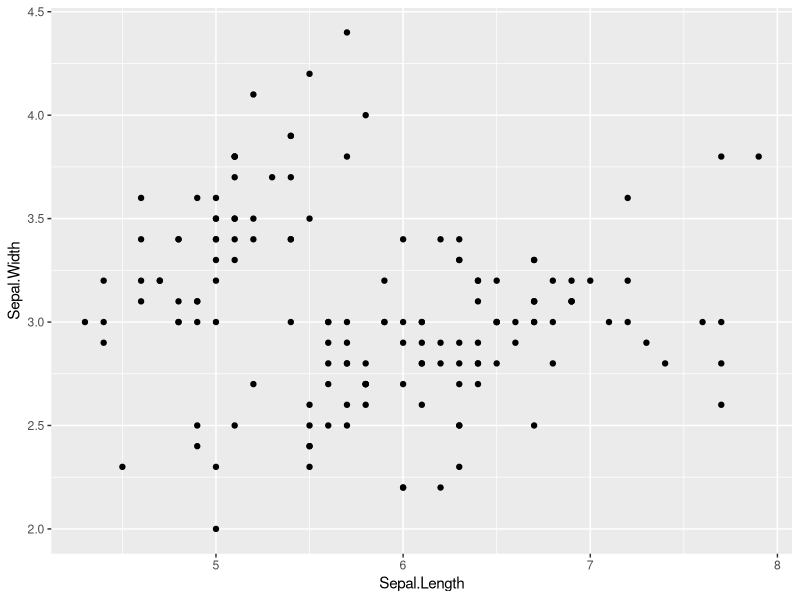
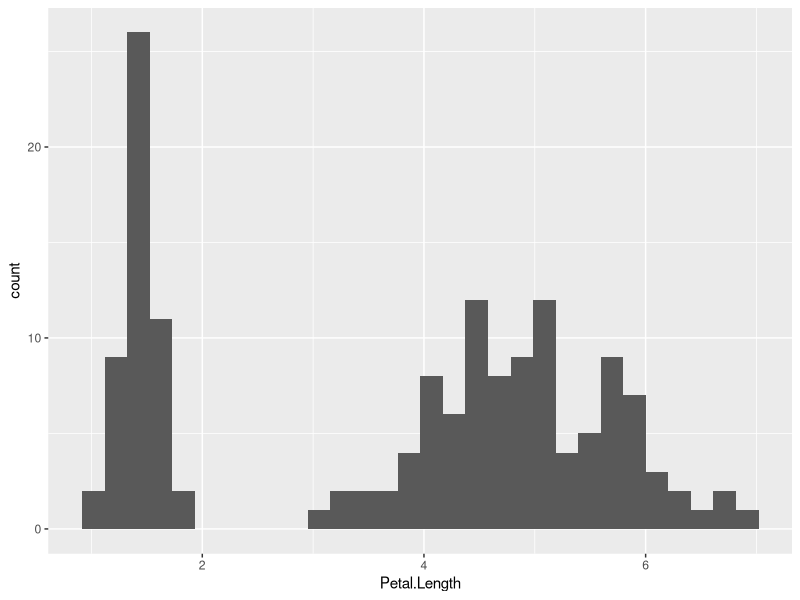
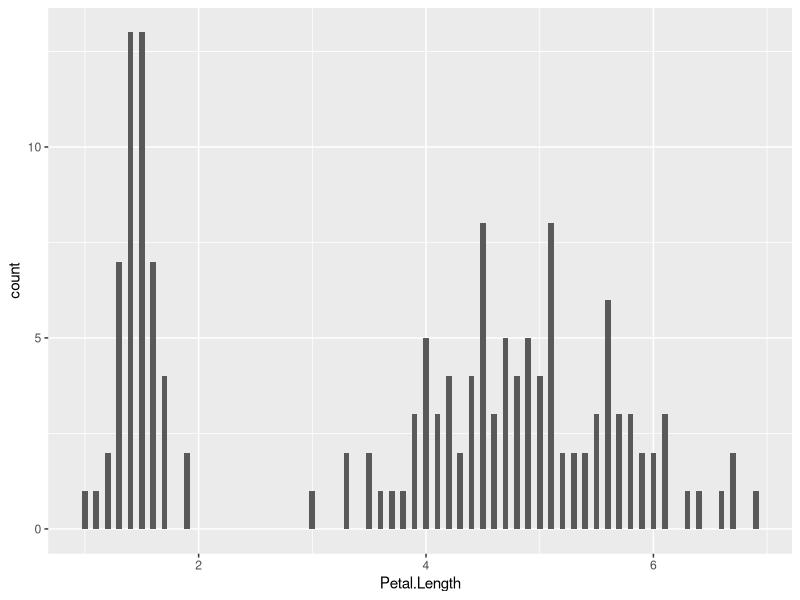
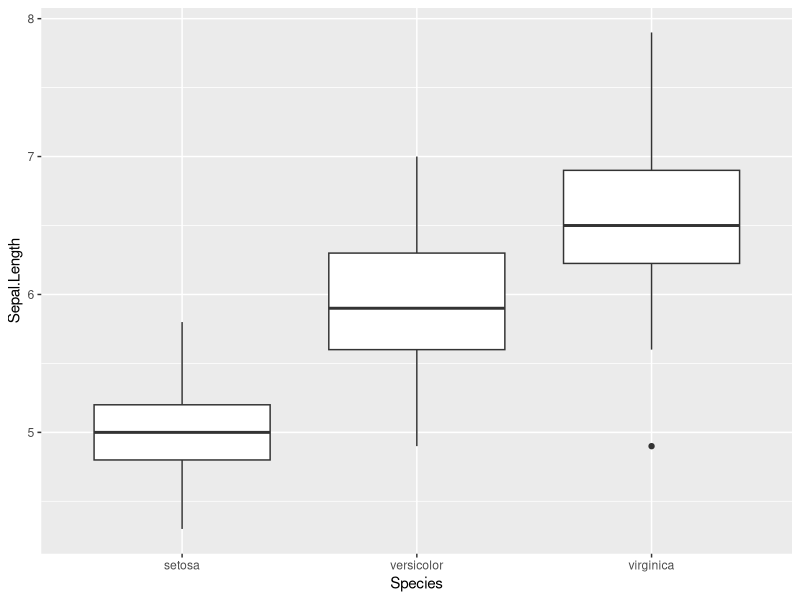
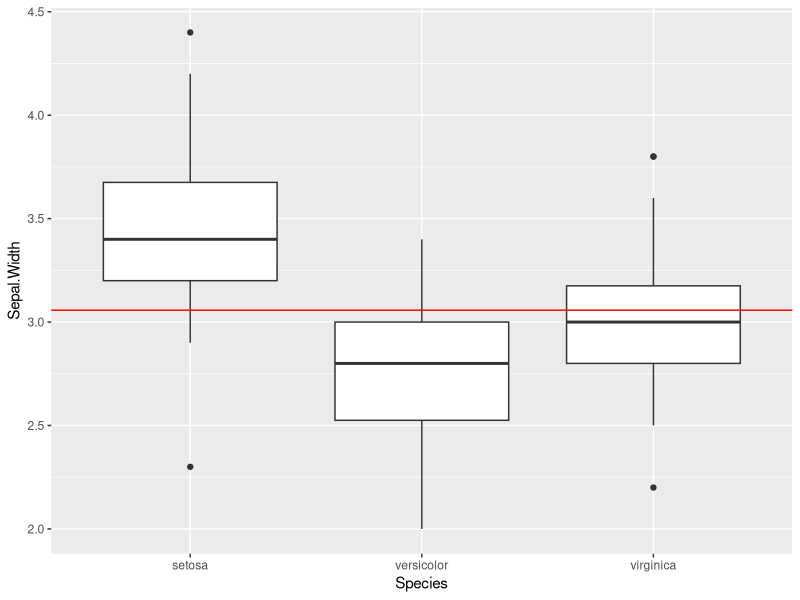
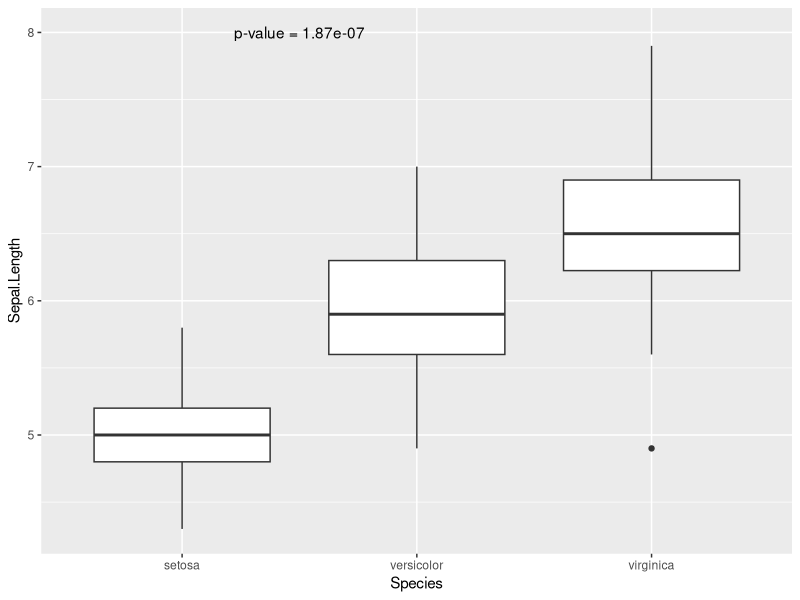
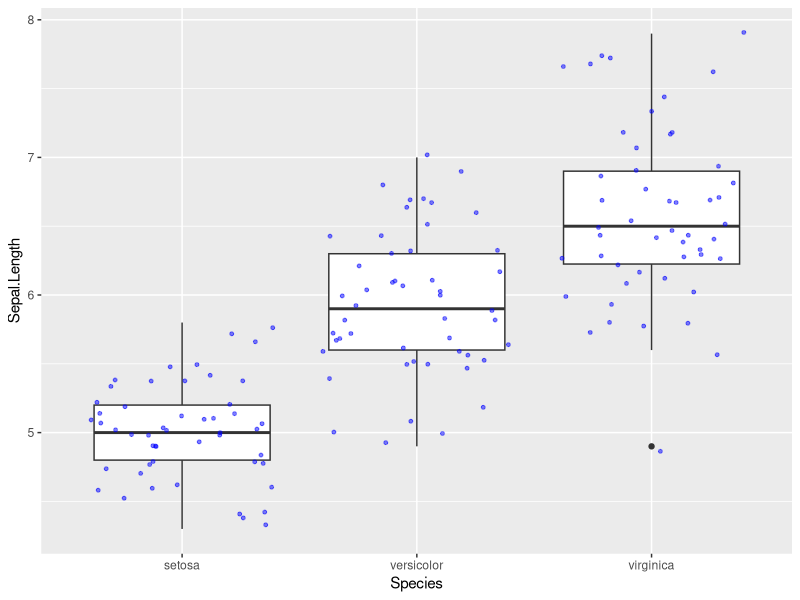
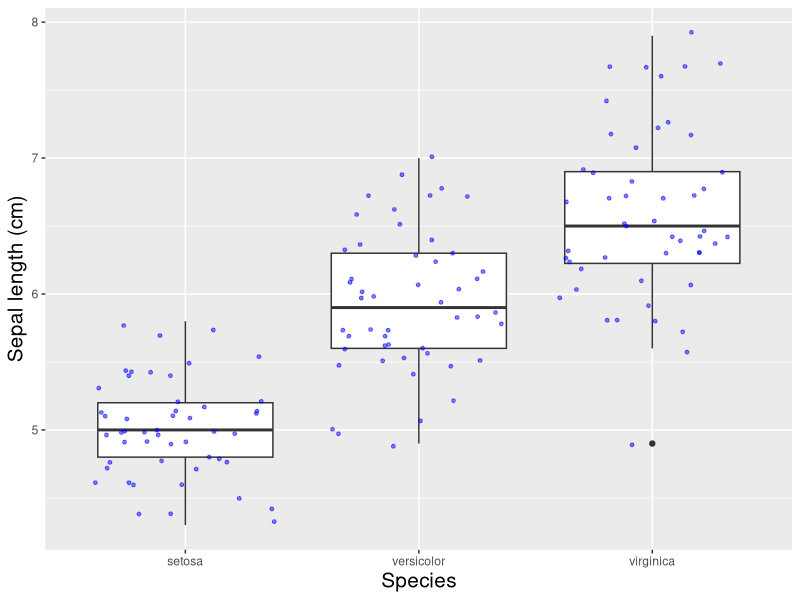

These charts were generated, in order, by the following R code:
## ---- chunk 1
library(ggplot2)
## ---- chunk 2
ggplot(iris, aes(x=Sepal.Length, y=Sepal.Width)) + geom_point()
## ---- chunk 3
ggplot(iris, aes(x=Petal.Length)) + geom_histogram()
## ---- chunk 4
ggplot(iris, aes(x=Petal.Length)) + geom_histogram(binwidth = 0.05)
## ---- chunk 5
ggplot(iris, aes(x=Species, y=Sepal.Length)) + geom_boxplot()
## ---- chunk 6
sepal.length.boxplot <- ggplot(iris, aes(x=Species, y=Sepal.Length)) + geom_boxplot()
## ---- chunk 7
sepal.width.boxplot <- ggplot(iris, aes(x=Species, y=Sepal.Width)) + geom_boxplot()
# First calculate the mean
sepal.width.mean <- mean(iris$Sepal.Width)
# Add a horizontal line to the plot
sepal.width.boxplot + geom_hline(yintercept = sepal.width.mean, color = "red")
## ---- chunk 8
t.test.p.value <- t.test(iris[iris$Species == 'virginica',]$Sepal.Length, iris[iris$Species == 'versicolor',]$Sepal.Length)$p.value
## ---- chunk 9
# Round the p-value to 3 digits
t.test.p.value <- signif(t.test.p.value, 3)
# Create a string by pasting "p-value =" and the p-value
p.value.label <- paste("p-value =", t.test.p.value)
# Plot the boxplot + the annotation
sepal.length.boxplot + annotate("text", x = 1.5, y = 8, label =  p.value.label)
## ---- chunk 10
# Different parts of ggplot are added together using '+'. After the '+' the next part can be 
# one line below. This makes it easier to read
sepal.length.boxplot <- sepal.length.boxplot + 
                        geom_point(position = "jitter", size=1, color=c("blue"), alpha=0.5)
sepal.length.boxplot
## ---- chunk 11
sepal.length.boxplot <- sepal.length.boxplot + 
                        theme(axis.title = element_text(size = 15)) + 
                        ylab("Sepal length (cm)")
sepal.length.boxplot
## ---- chunk 12
sepal.length.boxplot <- sepal.length.boxplot + 
                        theme(axis.text.x = element_text(size = 13))
sepal.length.boxplot
## ---- chunk 13
sepal.length.boxplot + geom_boxplot(aes(fill=Species))
## ---- chunk 14
sepal.length.boxplot + theme_bw()
## ---- chunk 15
library(reshape2)
## ---- chunk 16
head(iris)
## ---- chunk 17
iris.melt <- melt(iris, id.vars = "Species")
## ---- chunk 18
head(iris.melt)
## ---- chunk 19
ggplot(iris.melt, aes(x=variable, y=value)) + geom_boxplot() + facet_grid(.~Species)
## ---- chunk 20
ggplot(iris.melt, aes(x=Species, y=value)) + geom_boxplot() + facet_grid(~variable)
## ---- chunk 21
ggplot(iris.melt, aes(x=Species, y=value, fill=Species)) + 
  geom_violin() + 
  facet_grid(~variable) + 
  geom_point(position = "jitter", alpha=0.5, size=0.8)+
  theme(axis.text.x=element_text(angle=45, hjust=1))
## ---- chunk 22
# ifelse first parameter is what you want to evaluate, e.g. for every value in 
# iris$Sepal.Length test if it is higher than 7.6 (True) or lower than 7.6 (False).
# The second parameter is the value that it should return if True, the third
# parameter the value it should return if False
outlier <- ifelse(iris$Sepal.Length > 7.6, "Outlier", "Non-outlier")
iris$Sepal.Length
outlier
## ---- chunk 23
ggplot(iris, aes(x=Sepal.Length, y=Sepal.Width, color=outlier)) +
  geom_point() +
  geom_text(aes(label = Sepal.Width), data = iris[iris$Sepal.Length>7.6,], color="black")
## ---- chunk 24
# correlation between attributes for all species together
cor(iris[1:4])
## ---- chunk 25
# correlation between attributes for species separatly
library(dplyr)
cormat_result <- iris %>% group_by(Species) %>%  do(cormat = cor(.[1:4]))
cormat_result[[2]]
## ---- chunk 26
ggplot(data = iris, aes(Sepal.Length, Sepal.Width)) + 
              geom_point() + 
              geom_smooth(method = "lm")
